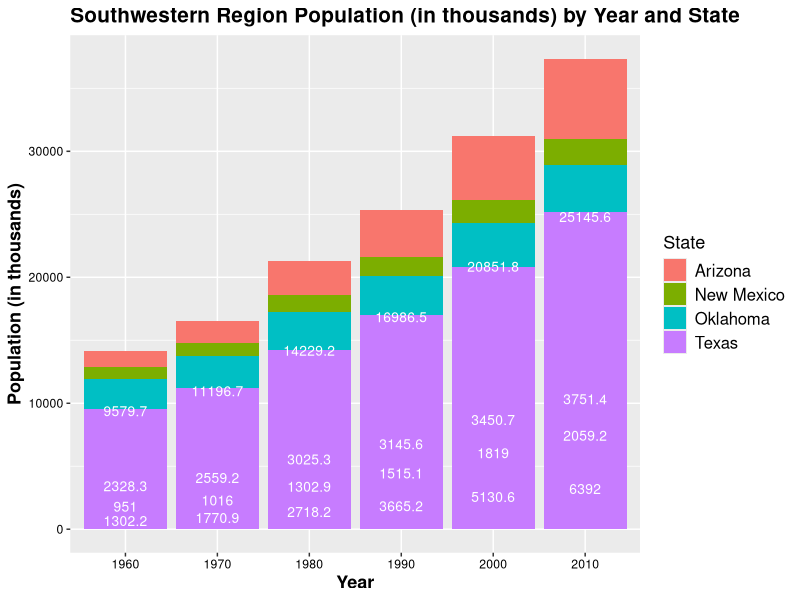

Source code (R):
# This script creates a stacked column chart using (a subset of) 'census_data.csv'.

# A description of 'census_data.csv' can be found in 'census_data_scrape_and_process.R'.
# To avoid an overwhelming plot, I will be using a subset of 'census_data.csv' consisting of
# all observations for the 'Southwest' region.

# This region is defined by the Bureau of Economic Analysis and can be viewed at the url below:
# https://en.wikipedia.org/wiki/List_of_regions_of_the_United_States

# The 'Southwest' region consists of Arizona, New Mexico, Texas, and Oklahoma.

# Load packages.
library(data.table)
library(ggplot2)

# Load data.
census_data = data.table(read.csv('census_data.csv', header = T, stringsAsFactors = F, check.names = F))

#####
# SUBSET/PROCESS DATA.

  # Define 'Southwest' region.
  southwest = c('Arizona', 'New Mexico', 'Texas', 'Oklahoma')
  
  # Subset data.
  census_subset = census_data[Name %in% southwest]
  
  # Divide population values by 1000 for easier graph viewing.
  census_subset$`1960` = census_subset$`1960` / 1000
  census_subset$`1970` = census_subset$`1970` / 1000
  census_subset$`1980` = census_subset$`1980` / 1000
  census_subset$`1990` = census_subset$`1990` / 1000
  census_subset$`2000` = census_subset$`2000` / 1000
  census_subset$`2010` = census_subset$`2010` / 1000

  # Melt 'census_subset' to allow motion chart.
  census_subset = melt(census_subset, id = 'Name')
  
  # Rename columns of 'census_data'.
  setnames(census_subset, names(census_subset), c('State', 'Year', 'Population'))
  
  # Specify y-coordinates for label positions.
    
    # Sort 'census_subset' by  'Year' and then 'State'.
    # This puts the 'State' data for each year in the same order as it will be plotted in.
    census_subset = census_subset[order(Year, State)]
    
    # Keep track of cumulative population by 'Year'.
    census_subset[, sum := cumsum(Population), by = 'Year']
    
    # Create 'y_coordinate' column for each observation's label.
    census_subset$y_coordinate = ((2 * census_subset$sum) - census_subset$Population) / 2
  
#####
# Create plot.
ggplot(data = census_subset, aes(x = Year, y = Population, fill = State, order = State)) +
    geom_bar(stat = 'identity') +
    geom_text(aes(label = round(census_subset$Population, 1), x = Year,  y = y_coordinate), 
              size = 3.5, 
              color = 'white') +
    theme(axis.text.x =  element_text(color = 'black'), 
          axis.text.y = element_text(color = 'black'), 
          axis.title.x = element_text(face = 'bold', 
                                    size = 13), 
         axis.title.y = element_text(face = 'bold', 
                                    size = 13), 
         plot.title = element_text(face = 'bold',
                                  size = 15), 
         legend.title = element_text(size = 13), 
         legend.text = element_text(size = 12)) +
    ggtitle('Southwestern Region Population (in thousands) by Year and State') +
    xlab('Year') +
    ylab('Population (in thousands)')
